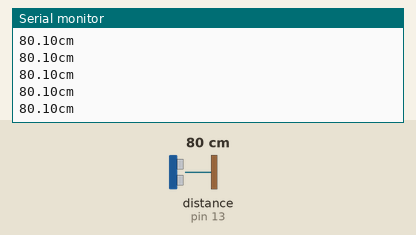
The sketch below on a simulated Arduino Uno, built with avr-gcc and run on an emulated ATmega328P. On the bench: the last lines printed to the serial monitor. Wiring (inferred from the names in the program): ultrasonic range finder: trigger pin 12; echo pin 13. Inputs (shaded band) come from the test bench; at power-on: distance to the obstacle (sensor on pin 13) 80 cm. The echo pulse lasts 58.3 µs per cm.

Above: at 1.2 s.
1.3 s: distance to the obstacle (sensor on pin 13) set to 120 cm
At 1.49 s:
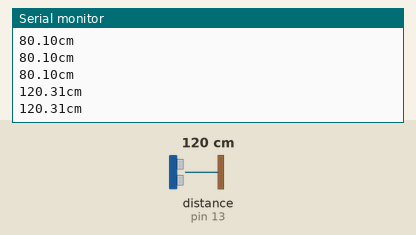
4.3 s: distance to the obstacle (sensor on pin 13) set to 2 cm
At 4.3 s:
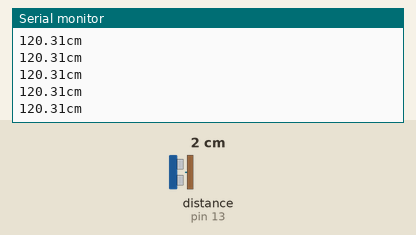
Timing chart, 0 to 7.3 s (numbered marks = the images above; inputs shaded):
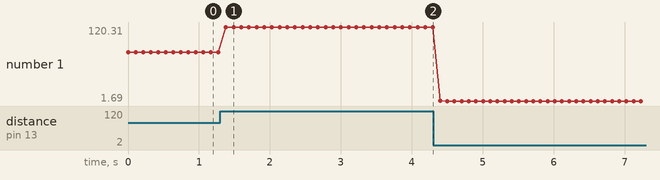

The sketch:

HC_SR4_Demo.ino
```cpp
//////////////////////////
// Ultrasonic Sensor Test
// 10/2/2013
/////////////
#include <SoftwareSerial.h>
int TP = 12;
int EP = 13;

void setup() {
  Serial.begin(9600);
  pinMode(TP,OUTPUT);
  pinMode(EP,INPUT);
}

unsigned long timing()
{
  digitalWrite(TP, LOW);
  delayMicroseconds(2);
  digitalWrite(TP, HIGH);
  delayMicroseconds(10);
  digitalWrite(TP, LOW);
  unsigned long duration = pulseIn(EP,HIGH);
  return duration;
}

void ranging()
{
  unsigned long duration = timing();
  float distance_cm = (float)duration /29 / 2;
  Serial.print(distance_cm);
  Serial.println("cm");
}

void loop()
{
  ranging();
  delay(100);
}
```

Measured:
- after the input at 1.3 s, the serial monitor: prints a new line after 0.08 s (image 1)
- plotted number 1: 80.1 → 120.31 after the input at 1.3 s, 120.31 → 1.69 after the input at 4.3 s
